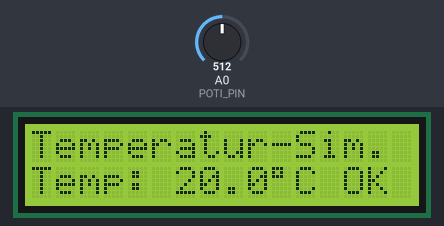
The sketch below on a simulated Arduino Uno, built with avr-gcc and run on an emulated ATmega328P. On the bench: 16×2 character LCD. The test bench sets the inputs (shaded band); at power-on: A0 (POTI_PIN) = 512. What the sketch prints to the serial monitor is not drawn.

Above: at 1.2 s.
1.3 s: A0 (POTI_PIN) set to 627
At 2.2 s:
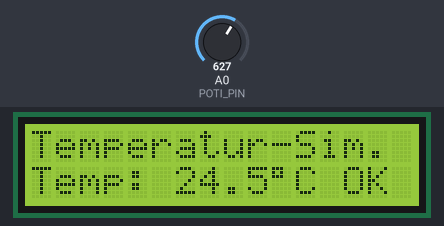
2.9 s: A0 (POTI_PIN) set to 656
At 3.5 s:
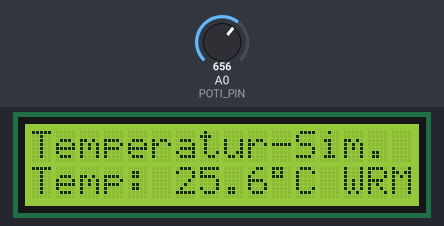
4.4 s: A0 (POTI_PIN) set to 879
At 4.7 s:
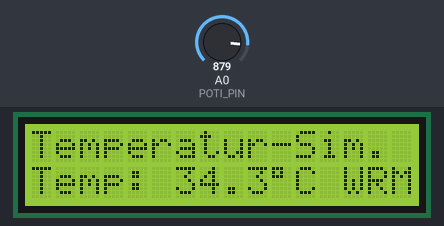
5.9 s: A0 (POTI_PIN) set to 907
At 7.2 s:
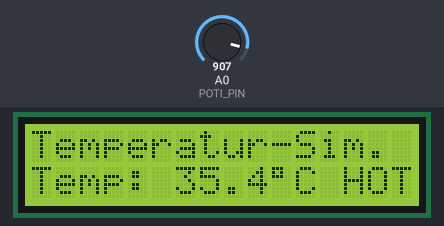
7.5 s: A0 (POTI_PIN) set to 122
At 8.4 s:
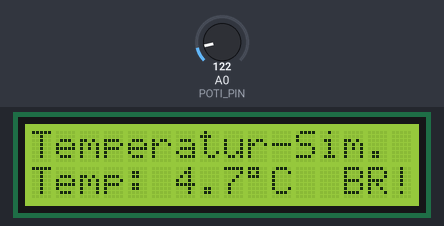
Timing chart, 0 to 10.0 s (numbered marks = the images above; inputs shaded):
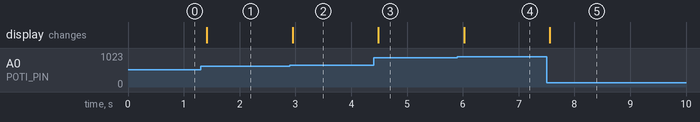

The sketch:

challenge2_temperatur.ino
```cpp
// B07 Challenge 2: Temperatur-Anzeige mit Potentiometer
// Poti-Wert wird als simulierte Temperatur (0-40°C) angezeigt

#include <Wire.h>
#include <LiquidCrystal_I2C.h>

// LCD: Adresse 0x27, 16 Spalten, 2 Zeilen
LiquidCrystal_I2C lcd(0x27, 16, 2);

const int POTI_PIN = A0;

// Temperatur-Bereich
const int TEMP_MIN = 0;
const int TEMP_MAX = 40;

void setup() {
  lcd.init();
  lcd.backlight();

  lcd.setCursor(0, 0);
  lcd.print("Temperatur-Sim.");

  Serial.begin(9600);
  Serial.println("Drehe am Poti fuer Temperatur!");
}

void loop() {
  // Poti-Wert lesen (0-1023)
  int potiWert = analogRead(POTI_PIN);

  // Auf Temperatur-Bereich umrechnen (0-40°C)
  float temperatur = map(potiWert, 0, 1023, TEMP_MIN * 10, TEMP_MAX * 10) / 10.0;

  // Temperatur anzeigen
  lcd.setCursor(0, 1);
  lcd.print("Temp: ");
  lcd.print(temperatur, 1);  // Eine Dezimalstelle
  lcd.print((char)223);      // Grad-Symbol
  lcd.print("C   ");

  // Status-Anzeige basierend auf Temperatur
  lcd.setCursor(13, 1);
  if (temperatur < 10) {
    lcd.print("BR!");  // Brr - kalt
  } else if (temperatur < 25) {
    lcd.print("OK ");  // Angenehm
  } else if (temperatur < 35) {
    lcd.print("WRM");  // Warm
  } else {
    lcd.print("HOT");  // Heiss!
  }

  // Debug-Ausgabe
  Serial.print("Poti: ");
  Serial.print(potiWert);
  Serial.print(" -> Temperatur: ");
  Serial.print(temperatur);
  Serial.println(" C");

  delay(200);
}
```

Measured:
- the behaviour switches between 639 and 640 on A0 (POTI_PIN) (found by bisection; images 1 and 2)
- the behaviour switches between 895 and 896 on A0 (POTI_PIN) (found by bisection; images 3 and 4)
- after the input at 1.3 s, the display: changes after 0.12 s (image 1)
- after the input at 2.9 s, the display: changes after 0.05 s (image 2)
- after the input at 4.4 s, the display: changes after 0.09 s (image 3)
- after the input at 5.9 s, the display: changes after 0.12 s (image 4)
- after the input at 7.5 s, the display: changes after 0.06 s (image 5)
